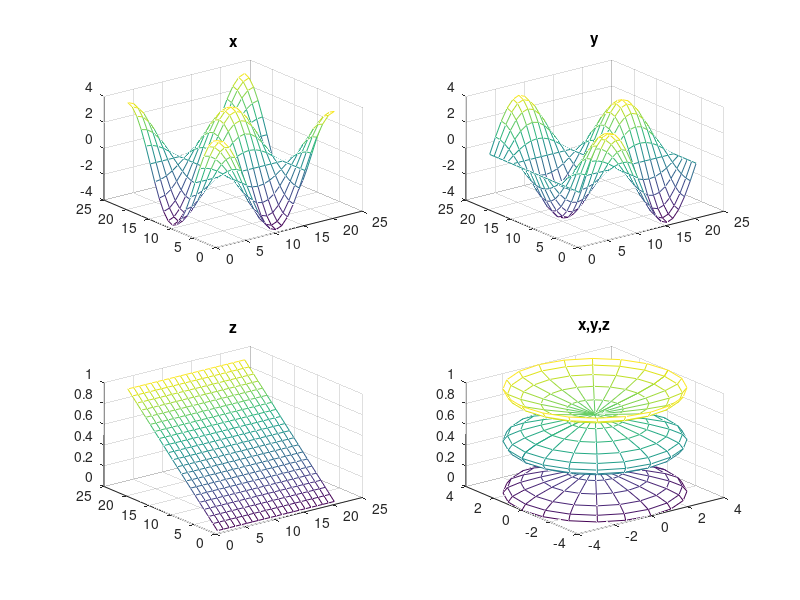

MATLAB code to generate this figure:
t=0:pi/10:2*pi;
[x,y,z]=cylinder(4*cos(t));
subplot(2,2,1);mesh(x);title('x');
subplot(2,2,2);mesh(y);title('y');
subplot(2,2,3);mesh(z);title('z');
subplot(2,2,4);mesh(x,y,z);title('x,y,z');